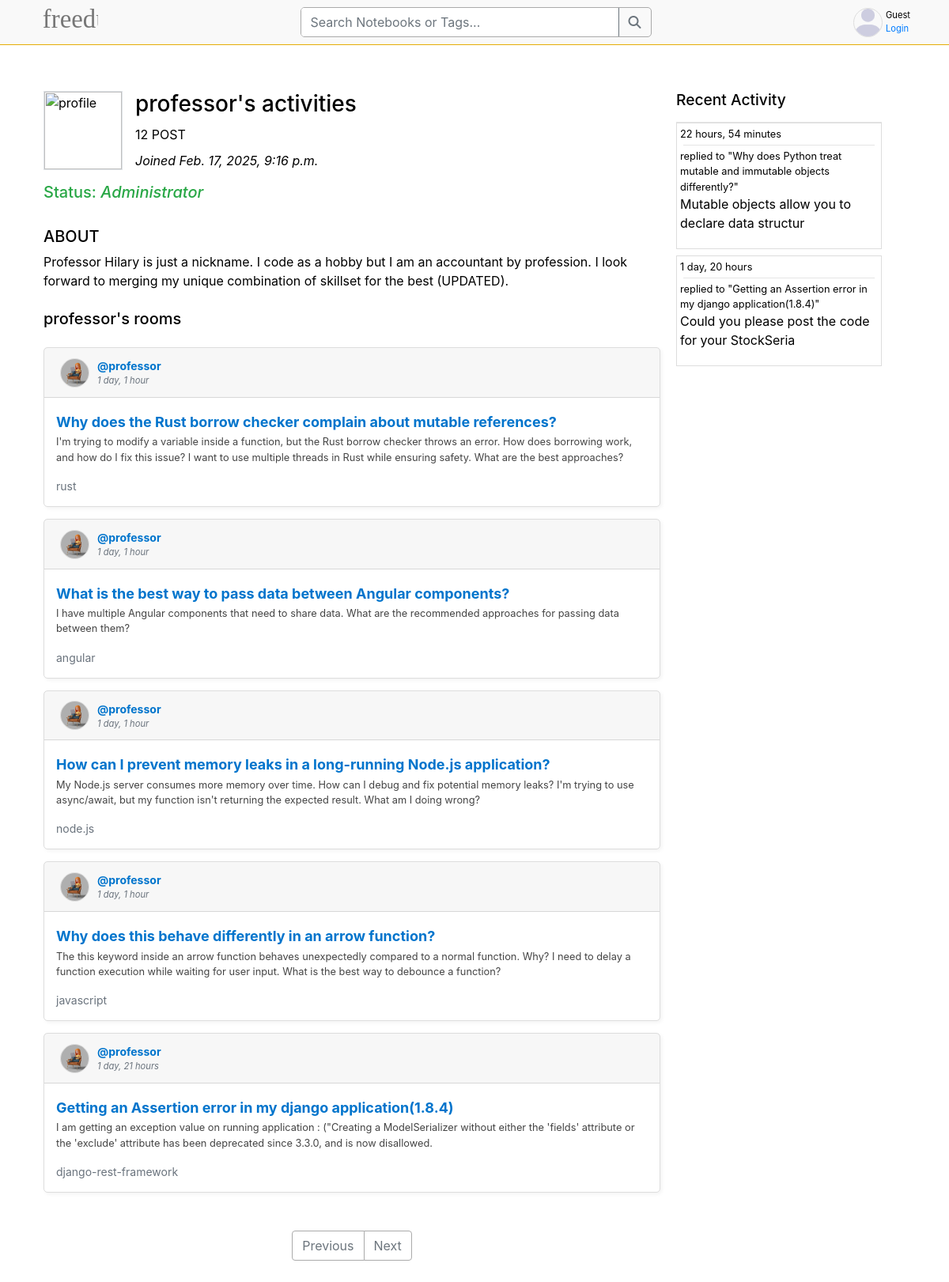
Page /profile/1/ on the committed database.
### base/models.py (models this page shows, shortened)
class User(AbstractUser):
    name = models.CharField(max_length=50, null=True)
    email = models.EmailField(max_length=50, null=True, unique=True)
    bio = models.TextField(max_length=250, null=True)
    avatar = models.ImageField(null=True, default='defaults/profile.png')
    USERNAME_FIELD = 'email'
    REQUIRED_FIELDS = []

class Room(models.Model):
    host = models.ForeignKey(User, on_delete=models.SET_NULL, null=True)
    topic = models.ForeignKey(Topic, on_delete=models.SET_NULL, null=True)
    name = models.CharField(max_length=200)
    description = models.TextField(null=True, blank=True)
    participants = models.ManyToManyField(
        User, related_name='participants', blank=True)
    updated = models.DateTimeField(auto_now=True)
    created = models.DateTimeField(auto_now_add=True)
    class Meta:
        ordering = ['-updated', '-created']
    def __str__(self):
        return self.name

class Topic(models.Model):
    name = models.CharField(max_length=200)

class Message(models.Model):
    user = models.ForeignKey(User, on_delete=models.CASCADE)
    room = models.ForeignKey(Room, on_delete=models.CASCADE)
    body = models.TextField()
    updated = models.DateTimeField(auto_now=True)
    created = models.DateTimeField(auto_now_add=True)
    class Meta:
        ordering = ['-updated', '-created']
    def __str__(self):
        return self.body[0:50]

### base/views.py (the view)
# urls.py: path('profile/<str:pk>/', views.userProfile, name='user-profile'),
def userProfile(request, pk):
    user = User.objects.get(id=pk)
    rooms = user.room_set.all()
    room_messages = user.message_set.all()
    topics = Topic.objects.all()
    content = {
        'user': user, 'rooms': rooms, 'room_messages': room_messages, 'topics': topics
    }
    return render(request, 'base/profile.html', content)

### base/templates/base/profile.html (shortened to what this page needs)
{% extends "main.html" %} {% block content %}
<div class="home-container container my-5">
    <div class="profile-container" style="width: 90vw !important;">
        <div class="feeds">
            <div class="mb-4">
                <div class="d-flex pb-3 profile-info">
                    <div
                        class="profile-pic border mr-3"
                        style="width: 100px; height: 100px"
                    >
                        <img src="{{request.user.avatar.url}}" style="width:100%;height:100%;" alt="profile" />
                    </div>
                    <div
                        class="d-flex flex-column"
                        style="justify-content: space-between; height: 100px"
                    >
                        <h3 class="m-0 p-0">{{user.username}}'s activities</h3>
                        <p class="m-0 p-0">12 POST</p>
                        <i class="m-0 p-0 date-joined">Joined {{user.date_joined}}</i>
                    </div>
                </div>
                {% if user.is_staff == True %}
                <div class="container ml-0 pl-0 pb-4">
                    <h5 style="color: #28a745;">Status: <i>Administrator</i></h5>
                </div>
                {% endif %}
                <div>
                    <h5>ABOUT</h5>
                    <p class="about">
                        {{user.bio}}
                    </p>
                </div>
            </div>
            <h5 class="my-4">{{user.username}}'s rooms</h5>
            {% include 'base/feed_component.html' %}
        </div>
        <div class="activities">{% include 'base/activity_component.html' %}</div>
    </div>
</div>
{% endblock content %}

### base/templates/base/feed_component.html (shortened to what this page needs)
{% if rooms %}
  {% for room in rooms %}
    {% load static %}
    <div class="feed-item">
      <div class="feed-header card-header m-0">
        <div class="d-flex" style="gap: 10px; align-items: end">
          <div class="border boder-1" style="
                    border-radius: 50%;
                    overflow: hidden;
                    object-fit: contain;
                    height: fit-content;
                    border-color: var(--card-border-color) !important;
                ">
            <img src="{{ room.host.avatar.url }}" alt="" style="width: 35px !important; height: 35px !important" srcset="" class="" />
          </div>
          <div class="d-flex flex-column">
            <a href="{% url 'user-profile' room.host.id %}" class="author">@{{ room.host.username }}</a>
            <p class="m-0 p-0" style="font-size: 0.8em; font-style: italic">{{ room.created|timesince }}</p>
          </div>
        </div>
      </div>
      <div class="feed-item-body">
        <h5 class="feed-title">
          <a href="{% url 'room' room.id %}" class="room-link" style="overflow-wrap: anywhere">{{ room.name }}</a>
        </h5>
        <p class="description" style="overflow-wrap: anywhere">{{ room.description }}</p>
        <small class="topic">{{ room.topic.name }}</small>
      </div>
    </div>
  {% endfor %}
  <nav aria-label="Page navigation example" class="my-5" style="color: var(--text-color) !important;">
    <ul class="pagination justify-content-center">
      {% if rooms.has_previous %}
        <li class="page-item">
          <a class="page-link" href="?page={{ rooms.previous_page_number }}">Previous</a>
        </li>
      {% else %}
        <li class="page-item disabled">
          <a class="page-link">Previous</a>
        </li>
      {% endif %}
      {% if rooms.has_next %}
        <li class="page-item">
          <a class="page-link" href="?page={{ rooms.next_page_number }}">Next</a>
        </li>
      {% else %}
        <li class="page-item disabled">
          <a class="page-link">Next</a>
        </li>
      {% endif %}
    </ul>
  </nav>
{% else %}
  <hr class="m-0 p-0 mb-2" style="background-color: var(--search-border)" />
  <div class="container p-0">
    <span style="font-style: italic">No Feeds Available</span>
  </div>
{% endif %}

### base/templates/base/activity_component.html (shortened to what this page needs)
<h3 class="fs-3 pb-2" style="font-size: 1.2em;">Recent Activity</h3>
<hr class="m-0 p-0" style="background-color: var(--card-color) !important;">
{% if room_messages %}
    {% for message in room_messages %}
        <div
            class="mb-2 p-1"
            style="
                border-width: 1px;
                border-style: solid;
                border-color: var(--card-border-color);
                "
            >
            <small class="">
                {{message.created|timesince}}
                <hr class="m-1 p-0">
            </small>
            <small>replied to "{{message.room}}"</small>
            <p>{{message}}</p>
        </div>
    {% endfor %}
{% else %}
    <div class="container p-0">
        <span style="font-style: italic;">No Activities From This User</span>
    </div>
{% endif %}

### static/css/main.css (style rules this page uses)
html { scroll-behavior: smooth;scrollbar-width: none !important; }
body { background-color: white !important; }
.home-container { display: grid; grid-template-columns: 3fr; gap: 20px; }
@media screen and (min-width: 768px) { .home-container { display: grid; grid-template-columns: 1fr 3fr !important; } }

### templates/main.html (style rules this page uses)
:root { --bg-color: #ffffff; --text-color: #000000; --toggle-bg: #ddd; --toggle-circle: #fff; --card-color: #fff; --card-border-color: #ddd; --nav-bar: #f9f9f9; --search-color: #fff; --search-border: #aaa; --feed-description: #444; --comment-box: #fff; --comment-box-text: #444; --tag-color: #ffd7b5; }
body { background-color: var(--bg-color); color: var(--text-color); transition: background-color 0.3s, color 0.3s; }

### templates/navbar.html (style rules this page uses)
li { list-style-type: none; }

### base/templates/base/profile.html (style rules this page uses)
.profile-container { display: grid; grid-template-columns: 3fr 1fr; gap: 20px; }
.home-container > div { overflow-y: auto; max-height: 100%; padding: 10px; }
.pagination > li > a { background-color: var(--bg-color) !important; border-color: var(--search-border) !important; }
.activities, .topics { display: none !important; }
.profile-container { display: block; }
.profile-info { flex-direction: column !important; }
@media screen and (min-width: 768px) { .profile-container { display: grid; grid-template-columns: 3fr 1fr; gap: 20px; } }
@media screen and (min-width: 768px) { .activities, .topics { display: flex !important; flex-direction: column; } }
@media screen and (min-width: 768px) { .profile-info { flex-direction: row !important; } }

### base/templates/base/feed_component.html (style rules this page uses)
.feed-item { background: var(--card-color); border: 1px solid var(--card-border-color); border-radius: 5px; margin-bottom: 15px; box-shadow: 2px 2px 5px rgba(0, 0, 0, 0.05); }
.feed-item-body { padding: 15px; }
.feed-header { display: flex; justify-content: space-between; align-items: center; font-size: 14px; margin-bottom: 8px; color: #6a737d; }
.author { font-weight: bold; color: #0074cc; text-decoration: none; }
.feed-title { font-size: 18px; margin: 5px 0; }
.room-link { color: #0074cc; text-decoration: none; font-weight: bold; }
.topic { font-size: 14px; color: #6a737d; }
.description { font-size: 0.8em; color: var(--feed-description); }

### rows in the picture
User: username "professor", date_joined "Feb. 17, 2025, 9:16 p.m.", bio "Professor Hilary is just a nickname. I code as a hobby but I am an accountant by profession. I look forward to merging my unique combination of skillset for the best (UPDATED)."
Room: host.avatar (picture), host.username "professor", created "1 day, 1 hour", name "Why does the Rust borrow checker complain about mutable references?", description "I'm trying to modify a variable inside a function, but the Rust borrow checker throws an error. How does borrowing work, and how do I fix this issue? I want to use multiple threads in Rust while ensuring safety. What are the best approaches?", topic.name "rust"
Room: host.avatar (picture), host.username "professor", created "1 day, 1 hour", name "What is the best way to pass data between Angular components?", description "I have multiple Angular components that need to share data. What are the recommended approaches for passing data between them?", topic.name "angular"
Room: host.avatar (picture), host.username "professor", created "1 day, 1 hour", name "How can I prevent memory leaks in a long-running Node.js application?", description "My Node.js server consumes more memory over time. How can I debug and fix potential memory leaks? I'm trying to use async/await, but my function isn't returning the expected result. What am I doing wrong?", topic.name "node.js"
Room: host.avatar (picture), host.username "professor", created "1 day, 1 hour", name "Why does this behave differently in an arrow function?", description "The this keyword inside an arrow function behaves unexpectedly compared to a normal function. Why? I need to delay a function execution while waiting for user input. What is the best way to debounce a function?", topic.name "javascript"
Room: host.avatar (picture), host.username "professor", created "1 day, 21 hours", name "Getting an Assertion error in my django application(1.8.4)", description "I am getting an exception value on running application : (\"Creating a ModelSerializer without either the 'fields' attribute or the 'exclude' attribute has been deprecated since 3.3.0, and is now disallowed.", topic.name "django-rest-framework"
Message: created "22 hours, 54 minutes", room "Why does Python treat mutable and immutable objects differently?", body "Mutable objects allow you to declare data structur"
Message: created "1 day, 20 hours", room "Getting an Assertion error in my django application(1.8.4)", body "Could you please post the code for your StockSeria"
